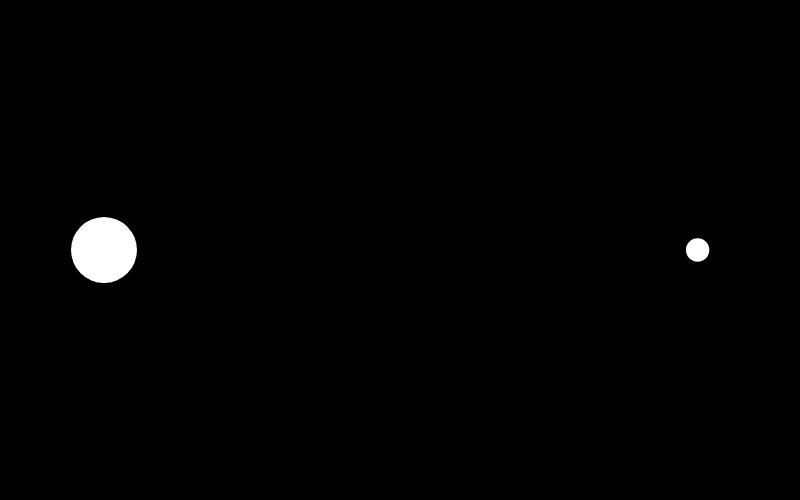
Frame 1 (no input)
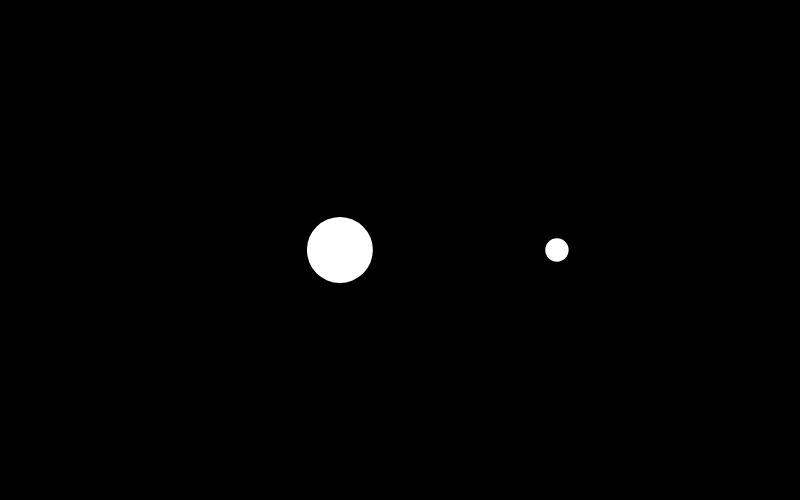
Frame 60 (no input)
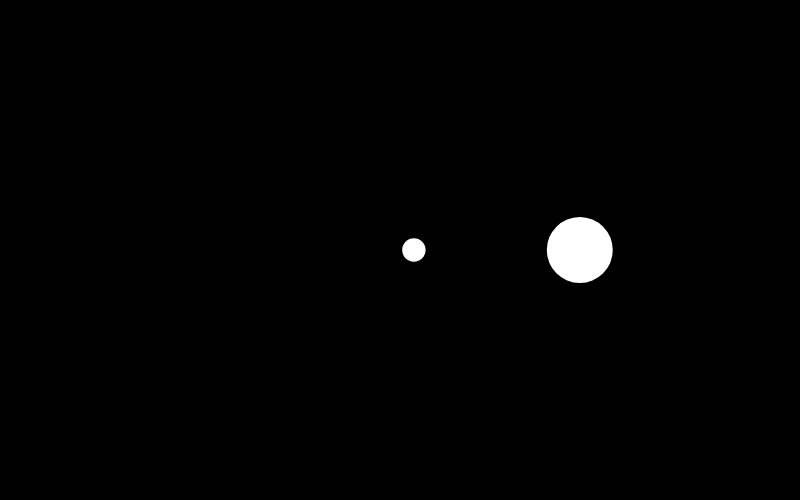
Frame 120 (the mouse pressed at the canvas centre since frame 60)

The p5.js sketch that drew these frames (run headless with seeded random() and noise() and a simulated clock; from frame 60 on, the mouse is pressed at the canvas centre):

// p5.js sketch
// ── sketch.js
let particles = [];


function setup() {
  createCanvas(800, 500);
  background(0);

  particles.push(new Particle(100, height / 2, random(1, 15))); // (x,y,mass)
  particles.push(new Particle(700, height / 2, random(1, 15))); // (x,y,mass)
  particles[0].vel.x = random(1,5);
  particles[1].vel.x = -random(1,5);
}


function draw() {
  background(0);

  for (let a = 0; a < particles.length; a++) {
    
    // check the collision!
    
    particles[a].update();
    particles[a].checkEdges();
    particles[a].display();
  }
}
// ── Particle.js
"use strict";

class Particle {
  constructor(x, y, m) {
    this.pos = createVector(x, y);
    this.vel = createVector(0, 0);
    this.acc = createVector(0, 0);
    this.mass = m;
    this.rad = 3 * this.mass;
    this.color = color(255);
  }
  applyForce(f) {
    f.div(this.mass);
    this.acc.add(f);
  }
  checkCollision(other) {
    // :D
  }
  checkEdges() {
    if (this.pos.x < 0) {
      this.pos.x = 0;
      this.vel.x = -this.vel.x;
    } else if (this.pos.x > width) {
      this.pos.x = width;
      this.vel.x = -this.vel.x;
    }
    if (this.pos.y < 0) {
      this.pos.y = 0;
      this.vel.y = -this.vel.y;
    } else if (this.pos.y > height) {
      this.pos.y = height;
      this.vel.y = -this.vel.y;
    }
  }
  update() {
    this.vel.add(this.acc);
    this.pos.add(this.vel);
    this.acc.mult(0);
  }
  display() {
    push();
    translate(this.pos.x, this.pos.y);
    noStroke();
    fill(this.color);
    ellipse(0, 0, this.rad * 2, this.rad * 2);
    pop();
  }
}
